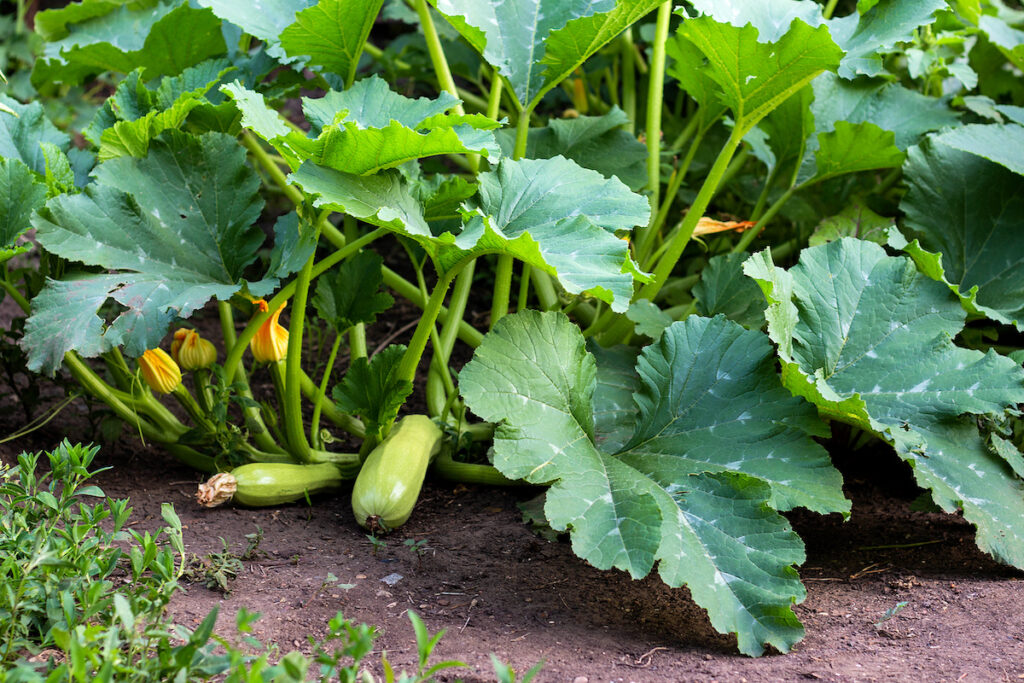
#> input picture uploads/proxy-image12.jpeg, 1024 x 683 px
$ python -i segment.py   (imports and definitions only)
#> lines starting #> are read from the running program, lines starting #| are printed output that depends on the picture; after the words box and inside, x2 and y2 are one past the last pixel; in counts of white or black regions, pixels touching at a corner belong together
#> in segment_image, img is the input picture: shape (683, 1024, 3); mean B, G, R 74.2, 121.2, 91.4
import cv2
import numpy as np
import os

def generate_mask(image):
    hsv = cv2.cvtColor(image, cv2.COLOR_BGR2HSV)
#> hsv: shape (683, 1024, 3); mean H, S, V 63.6, 133, 125.1
    lower_green = np.array([25, 50, 50])
    upper_green = np.array([90, 255, 255])

    mask = cv2.inRange(hsv, lower_green, upper_green)
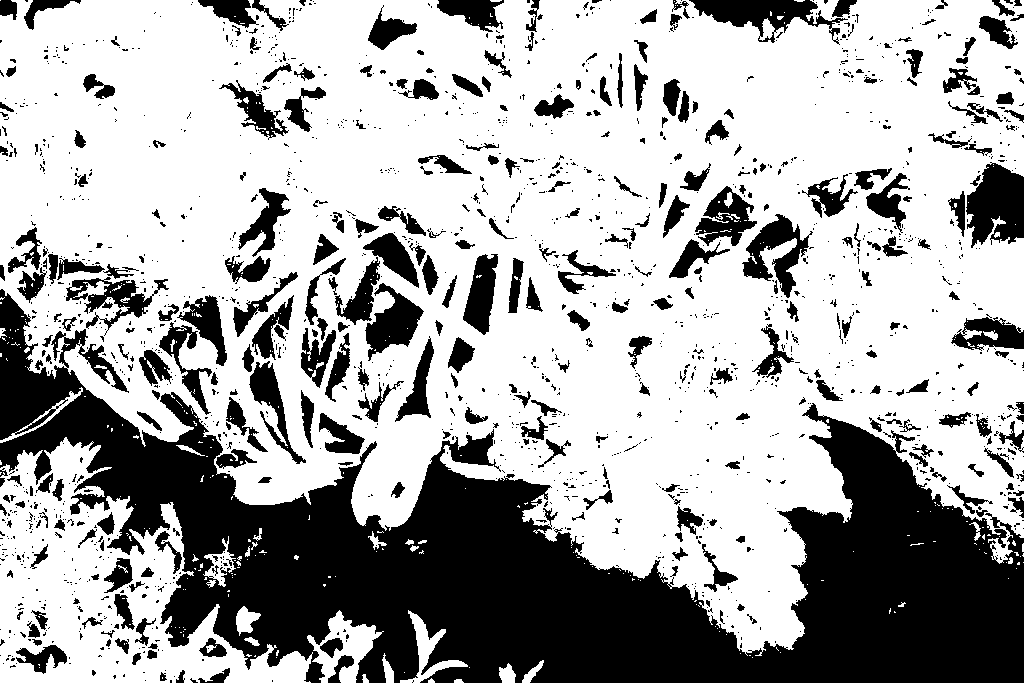
#> mask: shape (683, 1024); 67% white; 1703 black regions (1368 under 20 px), largest, box (x1, y1, x2, y2) and area: (0, 289, 1024, 683) 147965, (966, 162, 1024, 248) 3521, (689, 0, 848, 45) 2907

    kernel = cv2.getStructuringElement(cv2.MORPH_ELLIPSE, (5, 5))
    refined_mask = cv2.morphologyEx(mask, cv2.MORPH_CLOSE, kernel, iterations=2)
#> refined_mask: shape (683, 1024); 74.1% white; 134 black regions, largest, box (x1, y1, x2, y2) and area: (0, 394, 1024, 683) 132313, (0, 338, 81, 440) 4143, (967, 165, 1024, 242) 3287
    refined_mask = cv2.morphologyEx(refined_mask, cv2.MORPH_OPEN, kernel, iterations=2)
#> refined_mask: shape (683, 1024); 73.4% white; 98 black regions (2 under 20 px), largest, box (x1, y1, x2, y2) and area: (0, 297, 1024, 683) 142092, (955, 165, 1024, 242) 3543, (344, 264, 422, 351) 2900

    return refined_mask

def separate_leaves(image, mask, save_path, filename_prefix="leaf_"):
#> called with save_path = 'out.png', filename_prefix = 'leaf_'
    os.makedirs(save_path, exist_ok=True)

    dist_transform = cv2.distanceTransform(mask, cv2.DIST_L2, 5)
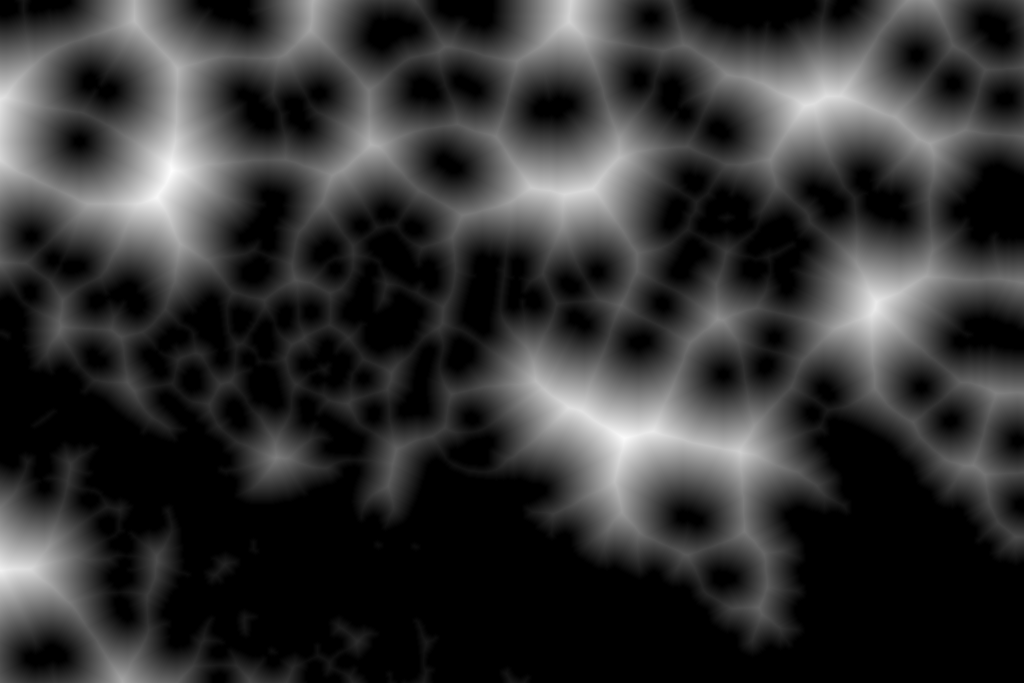
#> dist_transform: shape (683, 1024) float32; min 0, max 93.51, mean 18.9; drawn with min black and max white
    _, sure_fg = cv2.threshold(dist_transform, 0.5 * dist_transform.max(), 255, 0)
#> sure_fg: shape (683, 1024) float32; 11.5% white; 13 white regions (1 under 20 px), largest, box (x1, y1, x2, y2) and area: (0, 0, 228, 264) 21980, (511, 354, 776, 524) 19459, (723, 56, 953, 163) 10312
    sure_fg = np.uint8(sure_fg)

    sure_bg = cv2.dilate(mask, cv2.getStructuringElement(cv2.MORPH_ELLIPSE, (3, 3)), iterations=3)
#> sure_bg: shape (683, 1024); 77.7% white; 114 black regions (23 under 20 px), largest, box (x1, y1, x2, y2) and area: (0, 300, 1024, 683) 131231, (958, 168, 1024, 239) 2994, (347, 278, 419, 348) 2035
    unknown = cv2.subtract(sure_bg, sure_fg)
#> unknown: shape (683, 1024); 66.1% white; 127 black regions (24 under 20 px), largest, box (x1, y1, x2, y2) and area: (0, 300, 1024, 683) 131231, (0, 0, 228, 264) 21980, (511, 354, 776, 524) 19459

    _, markers = cv2.connectedComponents(sure_fg)
#> markers: shape (683, 1024) int32; 14 distinct labels, from 0 to 13
    markers = markers + 1
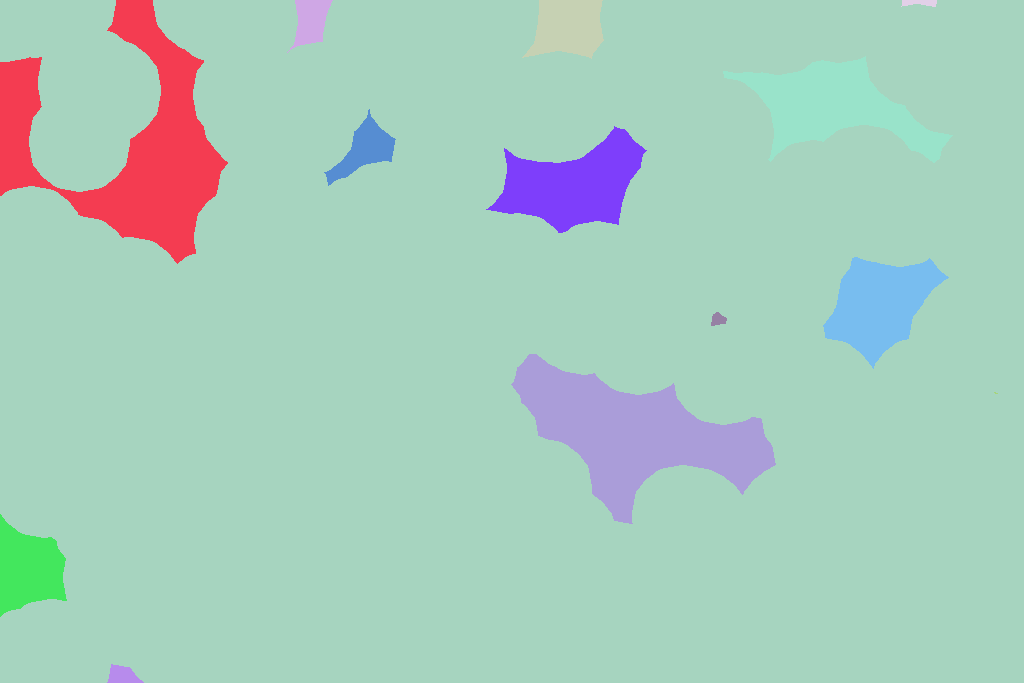
#> markers: shape (683, 1024) int32; 14 distinct labels, from 1 to 14; one colour per label, 0 black
    markers[unknown == 255] = 0
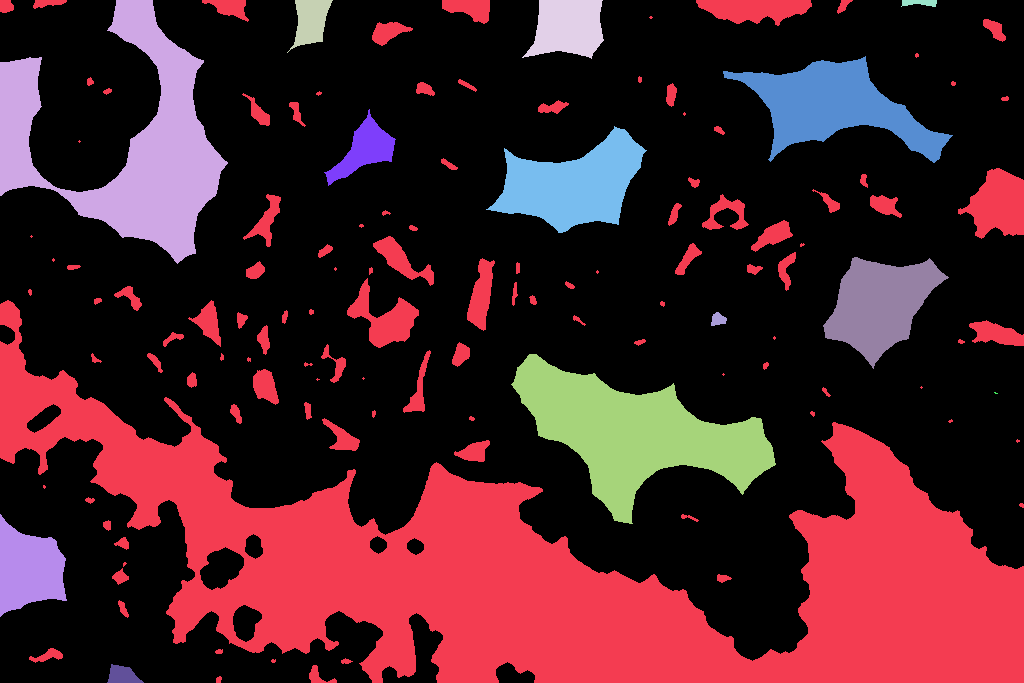
#> markers: shape (683, 1024) int32; 15 distinct labels, from 0 to 14; one colour per label, 0 black

    markers = cv2.watershed(image, markers)
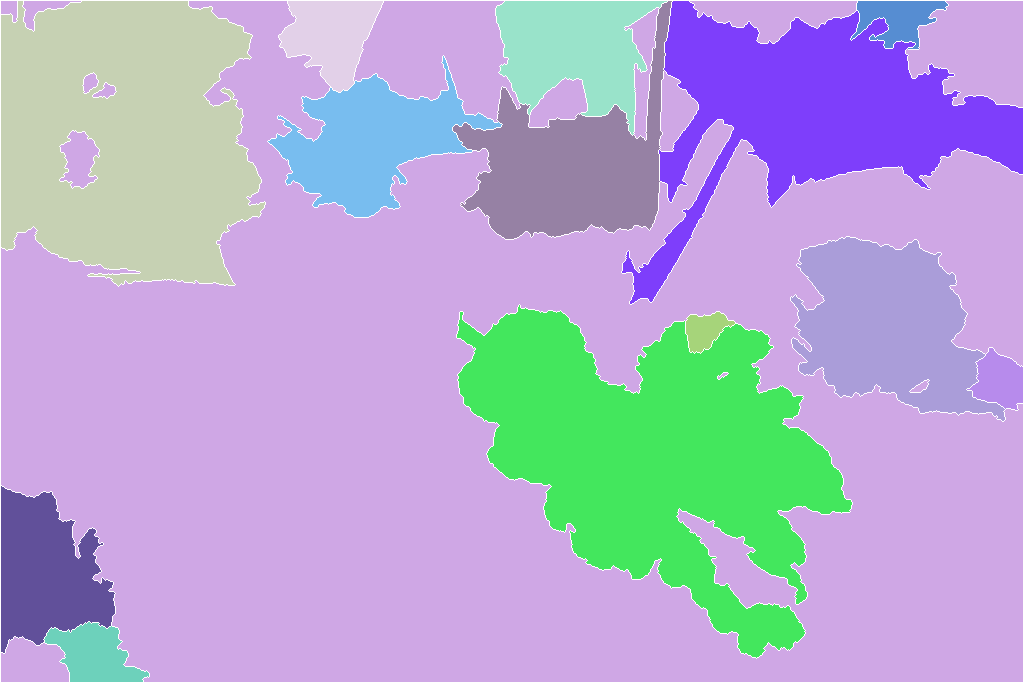
#> markers: shape (683, 1024) int32; 15 distinct labels, from -1 to 14; one colour per label, 0 black, -1 white

    leaf_images = []
    for marker in range(2, markers.max() + 1):
        leaf_mask = np.uint8(markers == marker) * 255
        x, y, w, h = cv2.boundingRect(leaf_mask)
        if w * h < 1000:  # ignore small regions
            continue

        cropped_leaf = cv2.bitwise_and(image, image, mask=leaf_mask)
        cropped_leaf = cropped_leaf[y:y+h, x:x+w]
        leaf_filename = os.path.join(save_path, f"{filename_prefix}{marker}.png")
        cv2.imwrite(leaf_filename, cropped_leaf)
        leaf_images.append(leaf_filename)
#> this loop made 13 passes
#> (x, y, w, h) on passes 1 to 12: (1, 1, 264, 285), (279, 1, 104, 91), (496, 1, 171, 134), (851, 1, 97, 48), (622, 1, 401, 303), (268, 56, 234, 161), (453, 1, 219, 238), (791, 237, 214, 184), (686, 312, 49, 41), (457, 305, 395, 353), (967, 348, 56, 62), (1, 486, 114, 167)
#> pass 1, in separate_leaves, `cropped_leaf = cropped_leaf[y:y+h, x:x+w]`:
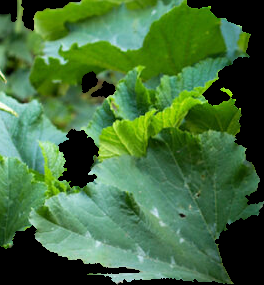
#> cropped_leaf: shape (285, 264, 3); mean B, G, R 59.6, 108.8, 66.9
#> after the loop:
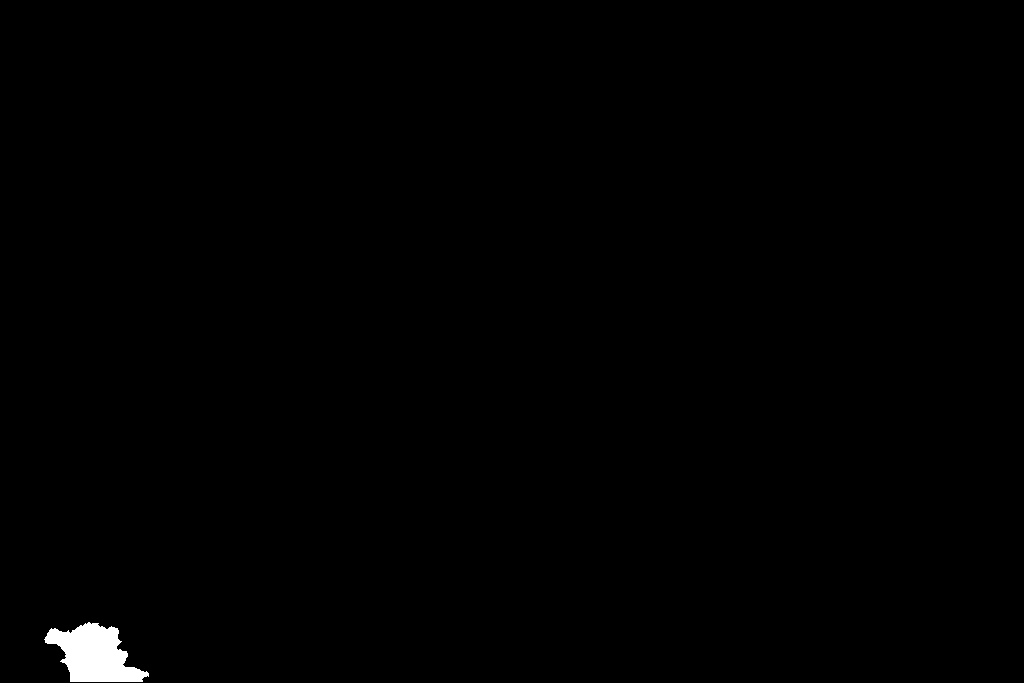
#> leaf_mask: shape (683, 1024); 0.53% white; 1 white region, box (x1, y1, x2, y2) and area: (44, 622, 149, 682) 3704
#> after the loop, leaf_images = 13 items, first 6: 'out.png/leaf_2.png', 'out.png/leaf_3.png', 'out.png/leaf_4.png', 'out.png/leaf_5.png', 'out.png/leaf_6.png', 'out.png/leaf_7.png'
    return leaf_images

def segment_image(image_path, output_dir):
    os.makedirs(output_dir, exist_ok=True)

    img = cv2.imread(image_path)
    if img is None:
        raise FileNotFoundError(f"[ERROR] Failed to load input image: {image_path}")

    mask = generate_mask(img)
    mask_path = os.path.join(output_dir, "binary_mask.png")
    cv2.imwrite(mask_path, mask)

    leaf_images = separate_leaves(img, mask, output_dir)

    if not leaf_images:
        raise RuntimeError("[ERROR] No leaves were segmented.")

    return leaf_images

>>> result = segment_image('uploads/proxy-image12.jpeg', 'out.png')
#> result has the same summary as leaf_images in separate_leaves
